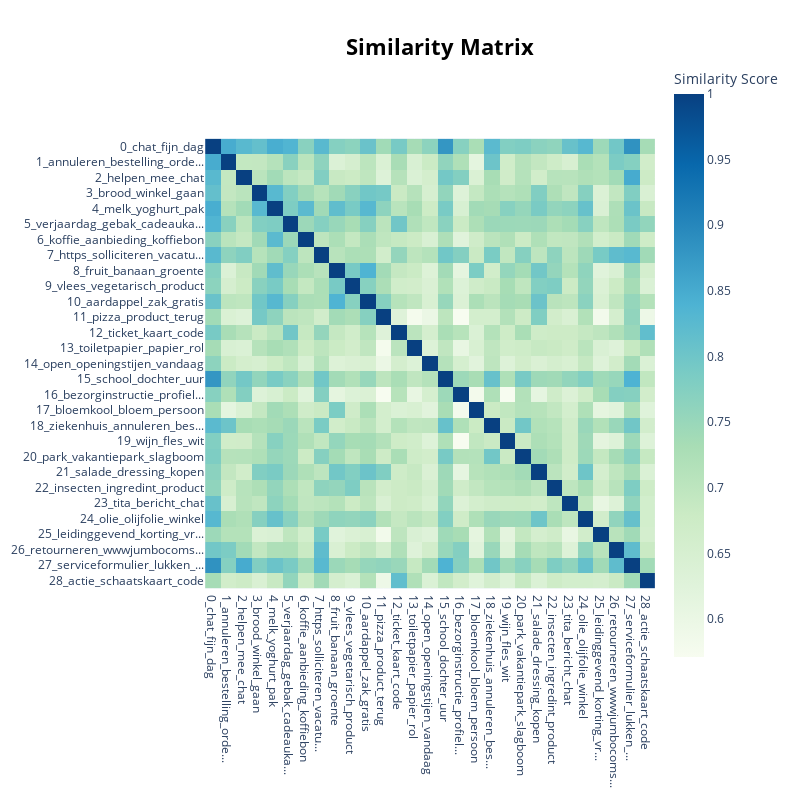

Notebook code cell kept with this figure:
### Code cell
topic_model.visualize_heatmap()

### Figure 1 — Plotly figure (JSON) as saved in the notebook; plotly's stock layout.template omitted (floating-point values rounded to 4 significant figures; data arrays with more than 128 entries replaced by an {"elided": "..."} marker saying what was removed)
{"data": [{"coloraxis": "coloraxis", "hovertemplate": "x: %{x}<br>y: %{y}<br>Similarity Score: %{z}<extra></extra>", "name": "0", "type": "heatmap", "x": ["0_chat_fijn_dag", "1_annuleren_bestelling_orde...", "2_helpen_mee_chat", "3_brood_winkel_gaan", "4_melk_yoghurt_pak", "5_verjaardag_gebak_cadeauka...", "6_koffie_aanbieding_koffiebon", "7_https_solliciteren_vacatu...", "8_fruit_banaan_groente", "9_vlees_vegetarisch_product", "10_aardappel_zak_gratis", "11_pizza_product_terug", "12_ticket_kaart_code", "13_toiletpapier_papier_rol", "14_open_openingstijen_vandaag", "15_school_dochter_uur", "16_bezorginstructie_profiel...", "17_bloemkool_bloem_persoon", "18_ziekenhuis_annuleren_bes...", "19_wijn_fles_wit", "20_park_vakantiepark_slagboom", "21_salade_dressing_kopen", "22_insecten_ingredint_product", "23_tita_bericht_chat", "24_olie_olijfolie_winkel", "25_leidinggevend_korting_vr...", "26_retourneren_wwwjumbocoms...", "27_serviceformulier_lukken_...", "28_actie_schaatskaart_code"], "xaxis": "x", "y": ["0_chat_fijn_dag", "1_annuleren_bestelling_orde...", "2_helpen_mee_chat", "3_brood_winkel_gaan", "4_melk_yoghurt_pak", "5_verjaardag_gebak_cadeauka...", "6_koffie_aanbieding_koffiebon", "7_https_solliciteren_vacatu...", "8_fruit_banaan_groente", "9_vlees_vegetarisch_product", "10_aardappel_zak_gratis", "11_pizza_product_terug", "12_ticket_kaart_code", "13_toiletpapier_papier_rol", "14_open_openingstijen_vandaag", "15_school_dochter_uur", "16_bezorginstructie_profiel...", "17_bloemkool_bloem_persoon", "18_ziekenhuis_annuleren_bes...", "19_wijn_fles_wit", "20_park_vakantiepark_slagboom", "21_salade_dressing_kopen", "22_insecten_ingredint_product", "23_tita_bericht_chat", "24_olie_olijfolie_winkel", "25_leidinggevend_korting_vr...", "26_retourneren_wwwjumbocoms...", "27_serviceformulier_lukken_...", "28_actie_schaatskaart_code"], "yaxis": "y", "z": {"elided": "29x29 float values"}}], "layout": {"coloraxis": {"colorbar": {"title": {"text": "Similarity Score"}}, "colorscale": [[0, "rgb(247,252,240)"], [0.125, "rgb(224,243,219)"], [0.25, "rgb(204,235,197)"], [0.375, "rgb(168,221,181)"], [0.5, "rgb(123,204,196)"], [0.625, "rgb(78,179,211)"], [0.75, "rgb(43,140,190)"], [0.875, "rgb(8,104,172)"], [1, "rgb(8,64,129)"]]}, "height": 800, "hoverlabel": {"bgcolor": "white", "font": {"family": "Rockwell", "size": 16}}, "legend": {"title": {"text": "Trend"}}, "margin": {"t": 60}, "showlegend": true, "title": {"font": {"color": "Black", "size": 22}, "text": "<b>Similarity Matrix</b>", "x": 0.55, "xanchor": "center", "y": 0.95, "yanchor": "top"}, "width": 800, "xaxis": {"anchor": "y", "constrain": "domain", "domain": [0, 1], "scaleanchor": "y"}, "yaxis": {"anchor": "x", "autorange": "reversed", "constrain": "domain", "domain": [0, 1]}}}
